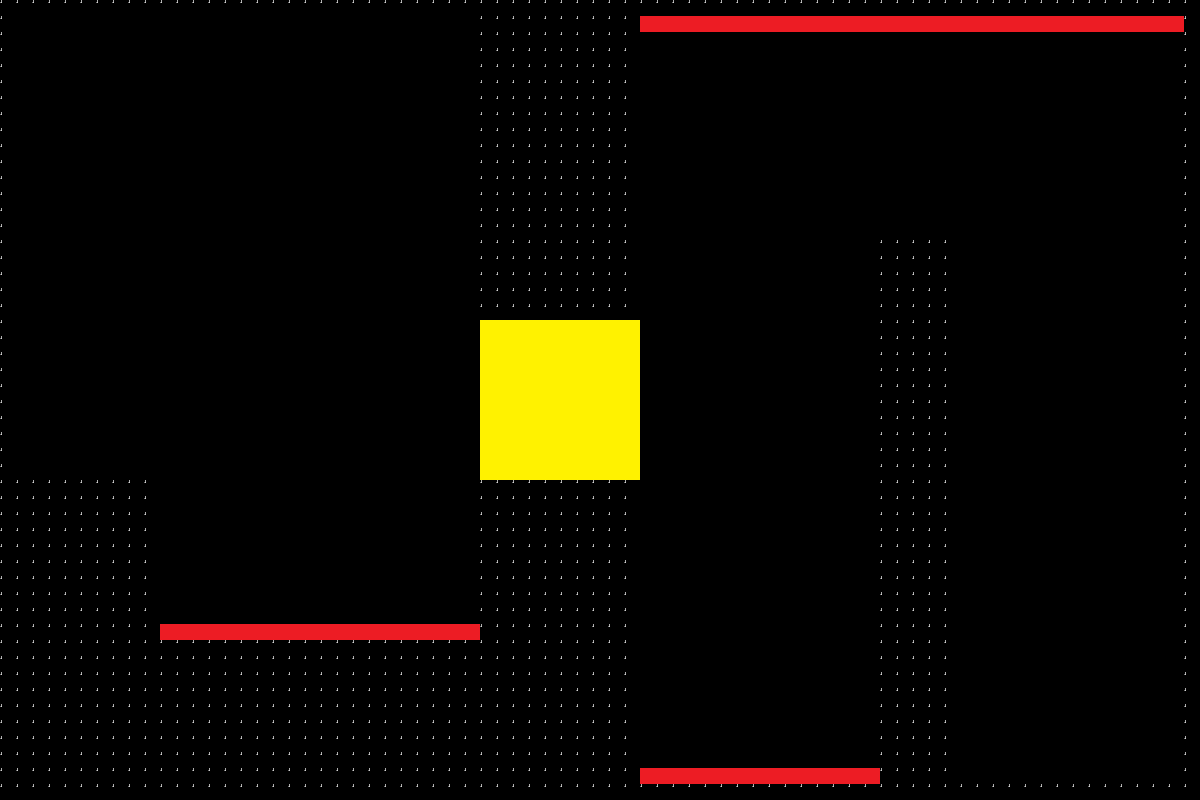

A 2D game scene composited from a Tiled map and its tileset images. What follows is a short description and the map's XML, with each tile layer's data collapsed to a summary:
An orthogonal 75x50 tile map with 16x16 px tiles, 1 tile layer (Tile Layer 1) and 4 objects (2x gravity_swap, slow_time, bad_guy).

<map version="1.10" tiledversion="1.12.2" orientation="orthogonal" renderorder="right-down" width="75" height="50" tilewidth="16" tileheight="16" infinite="0" nextlayerid="3" nextobjectid="5">
 <tileset firstgid="1" source="place_holder_tileset.tsx" />
 <layer id="1" name="Tile Layer 1" width="75" height="50">
  <data>[3750 cells, 1316 non-empty, 3 distinct tile ids]</data>
 </layer>
 <objectgroup id="2" name="object_layer">
  <object id="1" name="slow_time" x="288.504" y="365.195" width="60" height="90">
   <properties>
    <property name="ability_type" value="slow_time" />
   </properties>
  </object>
  <object id="2" name="bad_guy" x="63.2454" y="368.466" width="40" height="110">
   <properties>
    <property name="obj_type" value="bad_guy" />
   </properties>
  </object>
  <object id="3" name="gravity_swap" x="706.447" y="340.891" width="100" height="100">
   <properties>
    <property name="ability_type" value="gravity_swap" />
   </properties>
  </object>
  <object id="4" name="gravity_swap" x="1018.92" y="91.1552" width="100" height="100">
   <properties>
    <property name="ability_type" value="gravity_swap" />
   </properties>
  </object>
 </objectgroup>
</map>
